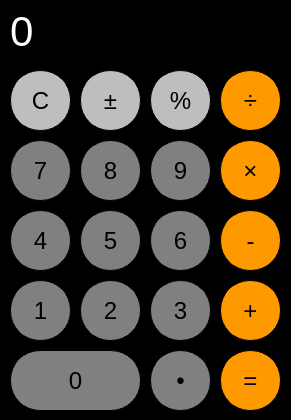
<?xml version="1.0" encoding="UTF-8"?>
<ui version="4.0">
 <class>MainWindow</class>
 <widget class="QMainWindow" name="MainWindow">
  <property name="geometry">
   <rect>
    <x>0</x>
    <y>0</y>
    <width>291</width>
    <height>420</height>
   </rect>
  </property>
  <property name="windowTitle">
   <string>MainWindow</string>
  </property>
  <property name="styleSheet">
   <string notr="true">QWidget {
	background-color: black;
}

QLabel {
	color: white;
	font-size: 42px;
	font-family: arial;
}

</string>
  </property>
  <widget class="QWidget" name="centralWidget">
   <widget class="QLabel" name="label">
    <property name="geometry">
     <rect>
      <x>10</x>
      <y>0</y>
      <width>271</width>
      <height>61</height>
     </rect>
    </property>
    <property name="styleSheet">
     <string notr="true">QLabel {
	qproperty-alignment: 'AlignVCenter | AlignRight';
	border: 1px solid gray;
}

background-color: white;</string>
    </property>
    <property name="text">
     <string>0</string>
    </property>
   </widget>
   <widget class="QPushButton" name="button_clear">
    <property name="geometry">
     <rect>
      <x>10</x>
      <y>70</y>
      <width>61</width>
      <height>61</height>
     </rect>
    </property>
    <property name="styleSheet">
     <string notr="true">QPushButton{
	background-color:  	#BEBEBE;
	border-style: solid;
	border-color: black;
	border-width: 1px;
	border-radius: 30px;
	font-size: 24px;
	font-family: arial;
}

QPushButton:pressed{
	background-color: qlineargradient(x1:0,y1:0,x2:0,y2:1,stop:0 #BEBEBE, stop:1 #F5F5F5);
}</string>
    </property>
    <property name="text">
     <string>C</string>
    </property>
   </widget>
   <widget class="QPushButton" name="button_plusminus">
    <property name="geometry">
     <rect>
      <x>80</x>
      <y>70</y>
      <width>61</width>
      <height>61</height>
     </rect>
    </property>
    <property name="styleSheet">
     <string notr="true">QPushButton{
	background-color:  	#BEBEBE;
	border-style: solid;
	border-color: black;
	border-width: 1px;
	border-radius: 30px;
	font-size: 24px;
	font-family: arial;
}

QPushButton:pressed{
	background-color: qlineargradient(x1:0,y1:0,x2:0,y2:1,stop:0 #BEBEBE, stop:1 #F5F5F5);
}</string>
    </property>
    <property name="text">
     <string>±</string>
    </property>
   </widget>
   <widget class="QPushButton" name="button_percent">
    <property name="geometry">
     <rect>
      <x>150</x>
      <y>70</y>
      <width>61</width>
      <height>61</height>
     </rect>
    </property>
    <property name="styleSheet">
     <string notr="true">QPushButton{
	background-color:  	#BEBEBE;
	border-style: solid;
	border-color: black;
	border-width: 1px;
	border-radius: 30px;
	font-size: 24px;
	font-family: arial;
}

QPushButton:pressed{
	background-color: qlineargradient(x1:0,y1:0,x2:0,y2:1,stop:0 #BEBEBE, stop:1 #F5F5F5);
}</string>
    </property>
    <property name="text">
     <string>%</string>
    </property>
   </widget>
   <widget class="QPushButton" name="button_divide">
    <property name="geometry">
     <rect>
      <x>220</x>
      <y>70</y>
      <width>61</width>
      <height>61</height>
     </rect>
    </property>
    <property name="autoFillBackground">
     <bool>false</bool>
    </property>
    <property name="styleSheet">
     <string notr="true">QPushButton{
	background-color:  	#FF9900;
	border-style: solid;
	border-color: black;
	border-width: 1px;
	border-radius: 30px;
	font-size: 24px;
	font-family: arial;
}

QPushButton:pressed{
	background-color: qlineargradient(x1:0,y1:0,x2:0,y2:1,stop:0 #FF9900, stop:1 #FFC56D);
}</string>
    </property>
    <property name="text">
     <string>÷</string>
    </property>
    <property name="flat">
     <bool>false</bool>
    </property>
   </widget>
   <widget class="QPushButton" name="button_4">
    <property name="geometry">
     <rect>
      <x>10</x>
      <y>210</y>
      <width>61</width>
      <height>61</height>
     </rect>
    </property>
    <property name="styleSheet">
     <string notr="true">QPushButton{
	background-color:  	#808080;
	border-style: solid;
	border-color: black;
	border-width: 1px;
	border-radius: 30px;
	font-size: 24px;
	font-family: arial;
}

QPushButton:pressed{
	background-color: qlineargradient(x1:0,y1:0,x2:0,y2:1,stop:0 #808080, stop:1 #BEBEBE);
}</string>
    </property>
    <property name="text">
     <string>4</string>
    </property>
   </widget>
   <widget class="QPushButton" name="button_6">
    <property name="geometry">
     <rect>
      <x>150</x>
      <y>210</y>
      <width>61</width>
      <height>61</height>
     </rect>
    </property>
    <property name="styleSheet">
     <string notr="true">QPushButton{
	background-color:  	#808080;
	border-style: solid;
	border-color: black;
	border-width: 1px;
	border-radius: 30px;
	font-size: 24px;
	font-family: arial;
}

QPushButton:pressed{
	background-color: qlineargradient(x1:0,y1:0,x2:0,y2:1,stop:0 #808080, stop:1 #BEBEBE);
}</string>
    </property>
    <property name="text">
     <string>6</string>
    </property>
   </widget>
   <widget class="QPushButton" name="button_5">
    <property name="geometry">
     <rect>
      <x>80</x>
      <y>210</y>
      <width>61</width>
      <height>61</height>
     </rect>
    </property>
    <property name="styleSheet">
     <string notr="true">QPushButton{
	background-color:  	#808080;
	border-style: solid;
	border-color: black;
	border-width: 1px;
	border-radius: 30px;
	font-size: 24px;
	font-family: arial;
}

QPushButton:pressed{
	background-color: qlineargradient(x1:0,y1:0,x2:0,y2:1,stop:0 #808080, stop:1 #BEBEBE);
}</string>
    </property>
    <property name="text">
     <string>5</string>
    </property>
   </widget>
   <widget class="QPushButton" name="button_subtract">
    <property name="geometry">
     <rect>
      <x>220</x>
      <y>210</y>
      <width>61</width>
      <height>61</height>
     </rect>
    </property>
    <property name="styleSheet">
     <string notr="true">QPushButton{
	background-color:  	#FF9900;
	border-style: solid;
	border-color: black;
	border-width: 1px;
	border-radius: 30px;
	font-size: 24px;
	font-family: arial;
}

QPushButton:pressed{
	background-color: qlineargradient(x1:0,y1:0,x2:0,y2:1,stop:0 #FF9900, stop:1 #FFC56D);
}</string>
    </property>
    <property name="text">
     <string>-</string>
    </property>
   </widget>
   <widget class="QPushButton" name="button_7">
    <property name="geometry">
     <rect>
      <x>10</x>
      <y>140</y>
      <width>61</width>
      <height>61</height>
     </rect>
    </property>
    <property name="styleSheet">
     <string notr="true">QPushButton{
	background-color:  	#808080;
	border-style: solid;
	border-color: black;
	border-width: 1px;
	border-radius: 30px;
	font-size: 24px;
	font-family: arial;
}

QPushButton:pressed{
	background-color: qlineargradient(x1:0,y1:0,x2:0,y2:1,stop:0 #808080, stop:1 #BEBEBE);
}</string>
    </property>
    <property name="text">
     <string>7</string>
    </property>
   </widget>
   <widget class="QPushButton" name="button_9">
    <property name="geometry">
     <rect>
      <x>150</x>
      <y>140</y>
      <width>61</width>
      <height>61</height>
     </rect>
    </property>
    <property name="styleSheet">
     <string notr="true">QPushButton{
	background-color:  	#808080;
	border-style: solid;
	border-color: black;
	border-width: 1px;
	border-radius: 30px;
	font-size: 24px;
	font-family: arial;
}

QPushButton:pressed{
	background-color: qlineargradient(x1:0,y1:0,x2:0,y2:1,stop:0 #808080, stop:1 #BEBEBE);
}</string>
    </property>
    <property name="text">
     <string>9</string>
    </property>
   </widget>
   <widget class="QPushButton" name="button_8">
    <property name="geometry">
     <rect>
      <x>80</x>
      <y>140</y>
      <width>61</width>
      <height>61</height>
     </rect>
    </property>
    <property name="styleSheet">
     <string notr="true">QPushButton{
	background-color:  	#808080;
	border-style: solid;
	border-color: black;
	border-width: 1px;
	border-radius: 30px;
	font-size: 24px;
	font-family: arial;
}

QPushButton:pressed{
	background-color: qlineargradient(x1:0,y1:0,x2:0,y2:1,stop:0 #808080, stop:1 #BEBEBE);
}</string>
    </property>
    <property name="text">
     <string>8</string>
    </property>
   </widget>
   <widget class="QPushButton" name="button_multiply">
    <property name="geometry">
     <rect>
      <x>220</x>
      <y>140</y>
      <width>61</width>
      <height>61</height>
     </rect>
    </property>
    <property name="styleSheet">
     <string notr="true">QPushButton{
	background-color:  	#FF9900;
	border-style: solid;
	border-color: black;
	border-width: 1px;
	border-radius: 30px;
	font-size: 24px;
	font-family: arial;
}

QPushButton:pressed{
	background-color: qlineargradient(x1:0,y1:0,x2:0,y2:1,stop:0 #FF9900, stop:1 #FFC56D);
}</string>
    </property>
    <property name="text">
     <string>×</string>
    </property>
   </widget>
   <widget class="QPushButton" name="button_1">
    <property name="geometry">
     <rect>
      <x>10</x>
      <y>280</y>
      <width>61</width>
      <height>61</height>
     </rect>
    </property>
    <property name="styleSheet">
     <string notr="true">QPushButton{
	background-color:  	#808080;
	border-style: solid;
	border-color: black;
	border-width: 1px;
	border-radius: 30px;
	font-size: 24px;
	font-family: arial;
}

QPushButton:pressed{
	background-color: qlineargradient(x1:0,y1:0,x2:0,y2:1,stop:0 #808080, stop:1 #BEBEBE);
}</string>
    </property>
    <property name="text">
     <string>1</string>
    </property>
   </widget>
   <widget class="QPushButton" name="button_3">
    <property name="geometry">
     <rect>
      <x>150</x>
      <y>280</y>
      <width>61</width>
      <height>61</height>
     </rect>
    </property>
    <property name="styleSheet">
     <string notr="true">QPushButton{
	background-color:  	#808080;
	border-style: solid;
	border-color: black;
	border-width: 1px;
	border-radius: 30px;
	font-size: 24px;
	font-family: arial;
}

QPushButton:pressed{
	background-color: qlineargradient(x1:0,y1:0,x2:0,y2:1,stop:0 #808080, stop:1 #BEBEBE);
}</string>
    </property>
    <property name="text">
     <string>3</string>
    </property>
   </widget>
   <widget class="QPushButton" name="button_2">
    <property name="geometry">
     <rect>
      <x>80</x>
      <y>280</y>
      <width>61</width>
      <height>61</height>
     </rect>
    </property>
    <property name="styleSheet">
     <string notr="true">QPushButton{
	background-color:  	#808080;
	border-style: solid;
	border-color: black;
	border-width: 1px;
	border-radius: 30px;
	font-size: 24px;
	font-family: arial;
}

QPushButton:pressed{
	background-color: qlineargradient(x1:0,y1:0,x2:0,y2:1,stop:0 #808080, stop:1 #BEBEBE);
}</string>
    </property>
    <property name="text">
     <string>2</string>
    </property>
   </widget>
   <widget class="QPushButton" name="button_add">
    <property name="geometry">
     <rect>
      <x>220</x>
      <y>280</y>
      <width>61</width>
      <height>61</height>
     </rect>
    </property>
    <property name="styleSheet">
     <string notr="true">QPushButton{
	background-color:  	#FF9900;
	border-style: solid;
	border-color: black;
	border-width: 1px;
	border-radius: 30px;
	font-size: 24px;
	font-family: arial;
}

QPushButton:pressed{
	background-color: qlineargradient(x1:0,y1:0,x2:0,y2:1,stop:0 #FF9900, stop:1 #FFC56D);
}</string>
    </property>
    <property name="text">
     <string>+</string>
    </property>
   </widget>
   <widget class="QPushButton" name="button_0">
    <property name="geometry">
     <rect>
      <x>10</x>
      <y>350</y>
      <width>131</width>
      <height>61</height>
     </rect>
    </property>
    <property name="styleSheet">
     <string notr="true">QPushButton{
	background-color:  	#808080;
	border-style: solid;
	border-color: black;
	border-width: 1px;
	border-radius: 30px;
	font-size: 24px;
	font-family: arial;
}

QPushButton:pressed{
	background-color: qlineargradient(x1:0,y1:0,x2:0,y2:1,stop:0 #808080, stop:1 #BEBEBE);
}</string>
    </property>
    <property name="text">
     <string>0</string>
    </property>
   </widget>
   <widget class="QPushButton" name="button_dot">
    <property name="geometry">
     <rect>
      <x>150</x>
      <y>350</y>
      <width>61</width>
      <height>61</height>
     </rect>
    </property>
    <property name="styleSheet">
     <string notr="true">QPushButton{
	background-color:  	#808080;
	border-style: solid;
	border-color: black;
	border-width: 1px;
	border-radius: 30px;
	font-size: 24px;
	font-family: arial;
}

QPushButton:pressed{
	background-color: qlineargradient(x1:0,y1:0,x2:0,y2:1,stop:0 #808080, stop:1 #BEBEBE);
}</string>
    </property>
    <property name="text">
     <string>•</string>
    </property>
   </widget>
   <widget class="QPushButton" name="button_calculate">
    <property name="geometry">
     <rect>
      <x>220</x>
      <y>350</y>
      <width>61</width>
      <height>61</height>
     </rect>
    </property>
    <property name="styleSheet">
     <string notr="true">QPushButton{
	background-color:  	#FF9900;
	border-style: solid;
	border-color: black;
	border-width: 1px;
	border-radius: 30px;
	font-size: 24px;
	font-family: arial;
}

QPushButton:pressed{
	background-color: qlineargradient(x1:0,y1:0,x2:0,y2:1,stop:0 #FF9900, stop:1 #FFC56D);
}</string>
    </property>
    <property name="text">
     <string>=</string>
    </property>
   </widget>
  </widget>
 </widget>
 <layoutdefault spacing="6" margin="11"/>
 <resources/>
 <connections/>
</ui>
